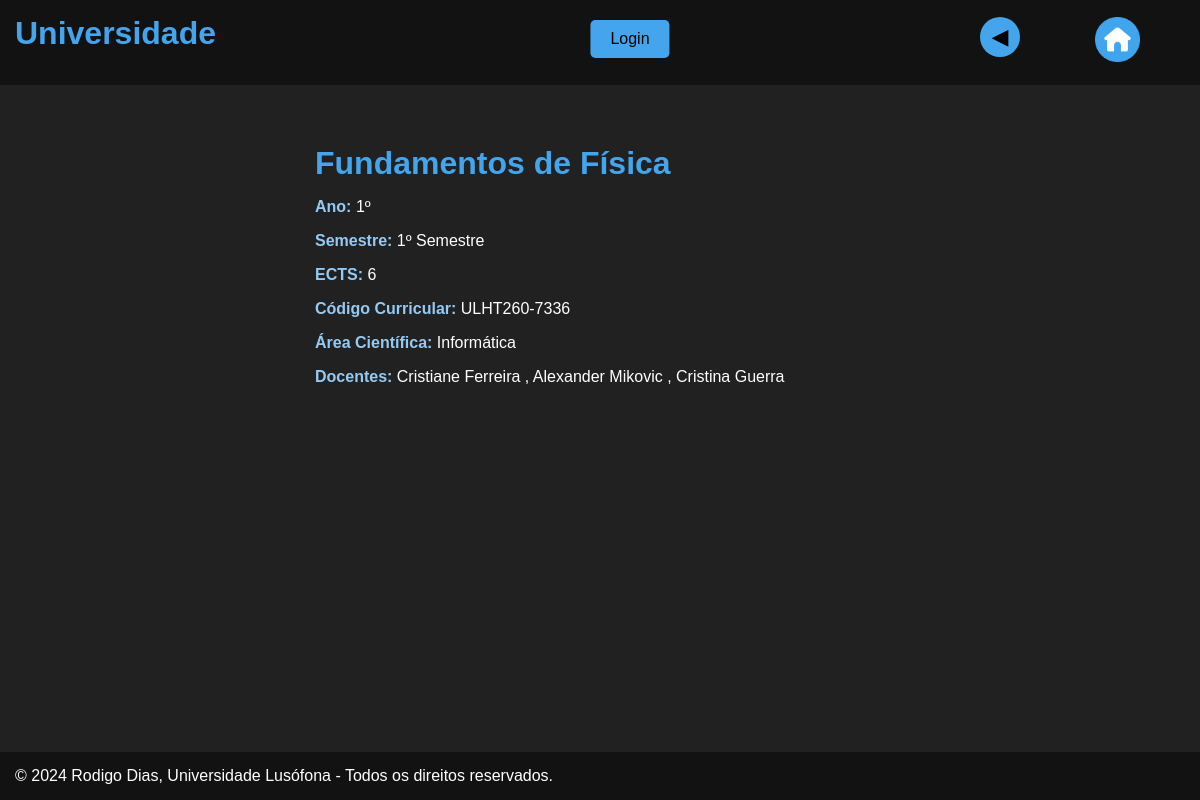
The app's page /curso/Engenharia Informática/Fundamentos de Física with its own data.
### curso/models.py (models this page shows, shortened)
class CursoDisciplina(models.Model):
    curso = models.ForeignKey(Curso, on_delete = models.CASCADE, related_name='lista')
    disciplina = models.ForeignKey(Disciplina, on_delete = models.CASCADE, related_name='lista')

class Disciplina(models.Model):
    nome = models.CharField(max_length=100)
    ano = models.IntegerField()
    semestre = models.CharField(max_length=100)
    ects = models.IntegerField()
    curricularIUnitReadableCode = models.CharField(max_length=100)
    areaCientifica = models.ForeignKey(AreaCientifica, on_delete=models.CASCADE, related_name='disciplinas')
    docentes = models.ManyToManyField(Docente,related_name='disciplinas')

class AreaCientifica(models.Model):
    nome = models.CharField(max_length=100)
    def __str__(self):
        return f'{self.nome}'

class Docente(models.Model):
    nome = models.CharField(max_length=100)
    apelido = models.CharField(max_length=100)
    def __str__(self):
        return f'{self.nome} {self.apelido}'

### curso/views.py (the view)
# urls.py: path('<str:curso>/<str:disciplina>', views.disciplina_view, name='disciplina'),
def disciplina_view(request,curso,disciplina):
    disciplina = CursoDisciplina.objects.get(disciplina__nome=disciplina,curso__nome=curso)
    return render(request, "curso/disciplina.html", {
        'disciplina' : disciplina
        })

### curso/templates/curso/disciplina.html (shortened to what this page needs)
{% extends "curso/layout.html" %}
{% block content %}
    <div class="content">
        <h1>{{ disciplina.disciplina.nome }}</h1>
        <div class="disciplina-info">
            <p><strong>Ano:</strong> {{ disciplina.disciplina.ano }}º</p>
            <p><strong>Semestre:</strong> {{ disciplina.disciplina.semestre }}</p>
            <p><strong>ECTS:</strong> {{ disciplina.disciplina.ects }}</p>
            <p><strong>Código Curricular:</strong> {{ disciplina.disciplina.curricularIUnitReadableCode }}</p>
            <p><strong>Área Científica:</strong> {{ disciplina.disciplina.areaCientifica }}</p>
            <p><strong>Docentes:</strong>
            {% for docente in disciplina.disciplina.docentes.all %}
                {{ docente }} {% if not forloop.last %}, {% endif %}
            {% endfor %}
            </p>
        </div>
    </div>
{% endblock %}

### static/curso/style.css (style rules this page uses)
body { margin: 0px; padding: 0px; font-family: Arial, "Helvetica Neue", Helvetica, sans-serif; font-size: medium; background: #212121; }
h1 { margin: 15px; color: #44a4ec; }
.curso-info, .disciplina-info, .project-info { margin: 15px; }
strong { color:#94caf4; }
.content { margin-top: 130px; padding-bottom: 100px; width: 50%; position:absolute; left: 50%; transform: translateX(-50%); color: white; }

### records on screen
CursoDisciplina: disciplina.nome "Fundamentos de Física", disciplina.ano "1", disciplina.semestre "1º Semestre", disciplina.ects "6", disciplina.curricularIUnitReadableCode "ULHT260-7336", disciplina.areaCientifica "Informática"
Docente: nome+apelido "Cristiane Ferreira"
Docente: nome+apelido "Alexander Mikovic"
Docente: nome+apelido "Cristina Guerra"
